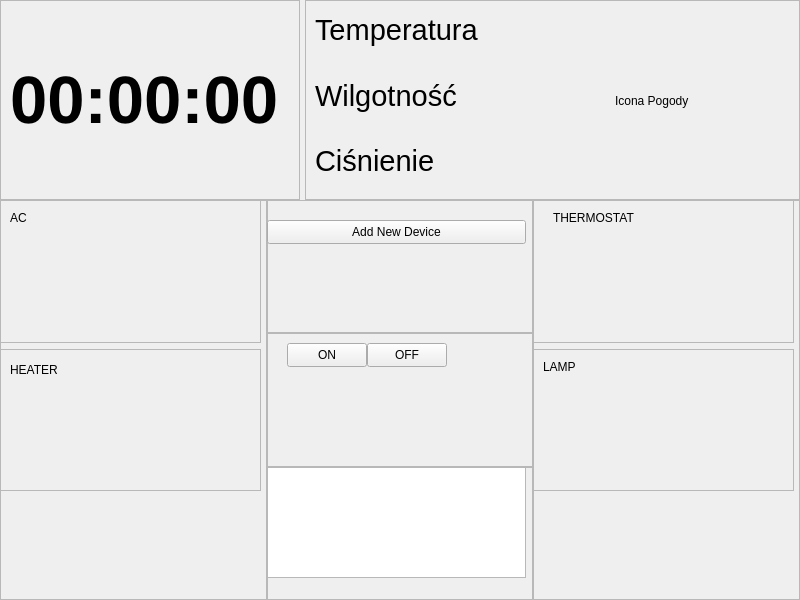
<?xml version="1.0" encoding="UTF-8"?>
<ui version="4.0">
 <class>MainWindow</class>
 <widget class="QMainWindow" name="MainWindow">
  <property name="geometry">
   <rect>
    <x>0</x>
    <y>0</y>
    <width>800</width>
    <height>600</height>
   </rect>
  </property>
  <property name="minimumSize">
   <size>
    <width>800</width>
    <height>600</height>
   </size>
  </property>
  <property name="maximumSize">
   <size>
    <width>800</width>
    <height>600</height>
   </size>
  </property>
  <property name="windowTitle">
   <string>MainWindow</string>
  </property>
  <widget class="QWidget" name="centralwidget">
   <layout class="QVBoxLayout" name="verticalLayout_5">
    <property name="spacing">
     <number>0</number>
    </property>
    <property name="leftMargin">
     <number>0</number>
    </property>
    <property name="topMargin">
     <number>0</number>
    </property>
    <property name="rightMargin">
     <number>0</number>
    </property>
    <property name="bottomMargin">
     <number>0</number>
    </property>
    <item>
     <layout class="QVBoxLayout" name="verticalLayout_4">
      <item>
       <layout class="QHBoxLayout" name="horizontalLayout">
        <property name="spacing">
         <number>5</number>
        </property>
        <property name="leftMargin">
         <number>0</number>
        </property>
        <property name="bottomMargin">
         <number>0</number>
        </property>
        <item>
         <widget class="QFrame" name="Zegar">
          <property name="minimumSize">
           <size>
            <width>300</width>
            <height>200</height>
           </size>
          </property>
          <property name="maximumSize">
           <size>
            <width>300</width>
            <height>200</height>
           </size>
          </property>
          <property name="frameShape">
           <enum>QFrame::Shape::StyledPanel</enum>
          </property>
          <property name="frameShadow">
           <enum>QFrame::Shadow::Raised</enum>
          </property>
          <layout class="QVBoxLayout" name="verticalLayout_2">
           <item>
            <widget class="QLabel" name="timeLabel">
             <property name="font">
              <font>
               <pointsize>50</pointsize>
               <italic>false</italic>
               <bold>true</bold>
               <underline>false</underline>
               <strikeout>false</strikeout>
              </font>
             </property>
             <property name="layoutDirection">
              <enum>Qt::LayoutDirection::LeftToRight</enum>
             </property>
             <property name="autoFillBackground">
              <bool>false</bool>
             </property>
             <property name="text">
              <string>00:00:00</string>
             </property>
            </widget>
           </item>
          </layout>
         </widget>
        </item>
        <item>
         <widget class="QFrame" name="Pogoda">
          <property name="maximumSize">
           <size>
            <width>600</width>
            <height>200</height>
           </size>
          </property>
          <property name="frameShape">
           <enum>QFrame::Shape::StyledPanel</enum>
          </property>
          <property name="frameShadow">
           <enum>QFrame::Shadow::Raised</enum>
          </property>
          <widget class="QLabel" name="weatherIconLabel">
           <property name="geometry">
            <rect>
             <x>310</x>
             <y>20</y>
             <width>151</width>
             <height>161</height>
            </rect>
           </property>
           <property name="text">
            <string>Icona Pogody</string>
           </property>
          </widget>
          <widget class="QWidget" name="layoutWidget">
           <property name="geometry">
            <rect>
             <x>10</x>
             <y>0</y>
             <width>221</width>
             <height>191</height>
            </rect>
           </property>
           <layout class="QVBoxLayout" name="verticalLayout_3">
            <item>
             <widget class="QLabel" name="temperatureLabel">
              <property name="font">
               <font>
                <pointsize>22</pointsize>
               </font>
              </property>
              <property name="text">
               <string>Temperatura</string>
              </property>
             </widget>
            </item>
            <item>
             <widget class="QLabel" name="humidityLabel">
              <property name="font">
               <font>
                <pointsize>22</pointsize>
               </font>
              </property>
              <property name="text">
               <string>Wilgotność</string>
              </property>
             </widget>
            </item>
            <item>
             <widget class="QLabel" name="pressureLabel">
              <property name="font">
               <font>
                <pointsize>22</pointsize>
               </font>
              </property>
              <property name="text">
               <string>Ciśnienie</string>
              </property>
             </widget>
            </item>
           </layout>
          </widget>
         </widget>
        </item>
       </layout>
      </item>
      <item>
       <layout class="QHBoxLayout" name="horizontalLayout_2">
        <item>
         <widget class="QFrame" name="frame_3">
          <property name="frameShape">
           <enum>QFrame::Shape::StyledPanel</enum>
          </property>
          <property name="frameShadow">
           <enum>QFrame::Shadow::Raised</enum>
          </property>
          <widget class="QWidget" name="verticalLayoutWidget">
           <property name="geometry">
            <rect>
             <x>0</x>
             <y>0</y>
             <width>261</width>
             <height>291</height>
            </rect>
           </property>
           <layout class="QVBoxLayout" name="verticalLayout_6">
            <item>
             <widget class="QFrame" name="frame_2">
              <property name="frameShape">
               <enum>QFrame::Shape::StyledPanel</enum>
              </property>
              <property name="frameShadow">
               <enum>QFrame::Shadow::Raised</enum>
              </property>
              <widget class="QLabel" name="label_2">
               <property name="geometry">
                <rect>
                 <x>10</x>
                 <y>10</y>
                 <width>49</width>
                 <height>16</height>
                </rect>
               </property>
               <property name="text">
                <string>AC</string>
               </property>
              </widget>
             </widget>
            </item>
            <item>
             <widget class="QFrame" name="frame">
              <property name="frameShape">
               <enum>QFrame::Shape::StyledPanel</enum>
              </property>
              <property name="frameShadow">
               <enum>QFrame::Shadow::Raised</enum>
              </property>
              <widget class="QLabel" name="label">
               <property name="geometry">
                <rect>
                 <x>10</x>
                 <y>10</y>
                 <width>241</width>
                 <height>21</height>
                </rect>
               </property>
               <property name="text">
                <string>HEATER</string>
               </property>
              </widget>
             </widget>
            </item>
           </layout>
          </widget>
         </widget>
        </item>
        <item>
         <layout class="QVBoxLayout" name="verticalLayout">
          <item>
           <widget class="QFrame" name="frame_4">
            <property name="frameShape">
             <enum>QFrame::Shape::StyledPanel</enum>
            </property>
            <property name="frameShadow">
             <enum>QFrame::Shadow::Raised</enum>
            </property>
            <widget class="QPushButton" name="addDeviceButton">
             <property name="geometry">
              <rect>
               <x>0</x>
               <y>20</y>
               <width>259</width>
               <height>24</height>
              </rect>
             </property>
             <property name="text">
              <string>Add New Device</string>
             </property>
            </widget>
           </widget>
          </item>
          <item>
           <widget class="QFrame" name="frame_5">
            <property name="frameShape">
             <enum>QFrame::Shape::StyledPanel</enum>
            </property>
            <property name="frameShadow">
             <enum>QFrame::Shadow::Raised</enum>
            </property>
            <widget class="QPushButton" name="lightsOffButton">
             <property name="geometry">
              <rect>
               <x>100</x>
               <y>10</y>
               <width>80</width>
               <height>24</height>
              </rect>
             </property>
             <property name="sizePolicy">
              <sizepolicy hsizetype="Expanding" vsizetype="Expanding">
               <horstretch>0</horstretch>
               <verstretch>0</verstretch>
              </sizepolicy>
             </property>
             <property name="text">
              <string>OFF</string>
             </property>
             <property name="default">
              <bool>false</bool>
             </property>
            </widget>
            <widget class="QPushButton" name="lightsOnButton">
             <property name="geometry">
              <rect>
               <x>20</x>
               <y>10</y>
               <width>80</width>
               <height>24</height>
              </rect>
             </property>
             <property name="sizePolicy">
              <sizepolicy hsizetype="Expanding" vsizetype="Expanding">
               <horstretch>0</horstretch>
               <verstretch>0</verstretch>
              </sizepolicy>
             </property>
             <property name="text">
              <string>ON</string>
             </property>
            </widget>
           </widget>
          </item>
          <item>
           <widget class="QFrame" name="frame_6">
            <property name="frameShape">
             <enum>QFrame::Shape::StyledPanel</enum>
            </property>
            <property name="frameShadow">
             <enum>QFrame::Shadow::Raised</enum>
            </property>
            <widget class="QListWidget" name="devicesListWidget">
             <property name="geometry">
              <rect>
               <x>0</x>
               <y>0</y>
               <width>259</width>
               <height>111</height>
              </rect>
             </property>
            </widget>
           </widget>
          </item>
         </layout>
        </item>
        <item>
         <widget class="QFrame" name="frame_7">
          <property name="frameShape">
           <enum>QFrame::Shape::StyledPanel</enum>
          </property>
          <property name="frameShadow">
           <enum>QFrame::Shadow::Raised</enum>
          </property>
          <widget class="QWidget" name="verticalLayoutWidget_2">
           <property name="geometry">
            <rect>
             <x>0</x>
             <y>0</y>
             <width>261</width>
             <height>291</height>
            </rect>
           </property>
           <layout class="QVBoxLayout" name="verticalLayout_7">
            <item>
             <widget class="QFrame" name="frame_8">
              <property name="frameShape">
               <enum>QFrame::Shape::StyledPanel</enum>
              </property>
              <property name="frameShadow">
               <enum>QFrame::Shadow::Raised</enum>
              </property>
              <widget class="QLabel" name="label_3">
               <property name="geometry">
                <rect>
                 <x>20</x>
                 <y>10</y>
                 <width>91</width>
                 <height>16</height>
                </rect>
               </property>
               <property name="text">
                <string>THERMOSTAT</string>
               </property>
              </widget>
             </widget>
            </item>
            <item>
             <widget class="QFrame" name="frame_9">
              <property name="frameShape">
               <enum>QFrame::Shape::StyledPanel</enum>
              </property>
              <property name="frameShadow">
               <enum>QFrame::Shadow::Raised</enum>
              </property>
              <widget class="QLabel" name="label_4">
               <property name="geometry">
                <rect>
                 <x>10</x>
                 <y>10</y>
                 <width>111</width>
                 <height>16</height>
                </rect>
               </property>
               <property name="text">
                <string>LAMP</string>
               </property>
              </widget>
             </widget>
            </item>
           </layout>
          </widget>
         </widget>
        </item>
       </layout>
      </item>
     </layout>
    </item>
   </layout>
  </widget>
 </widget>
 <resources/>
 <connections/>
</ui>
